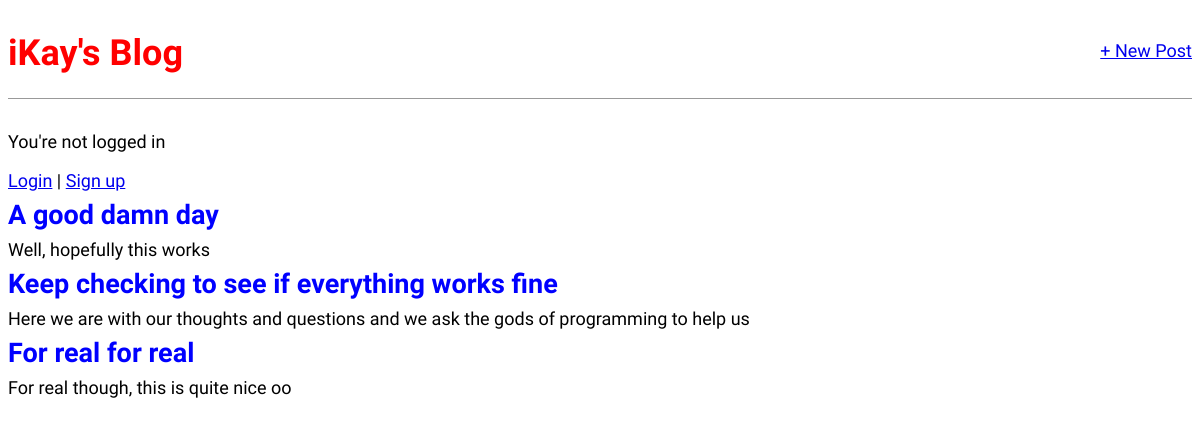
Before: / with the older database file.
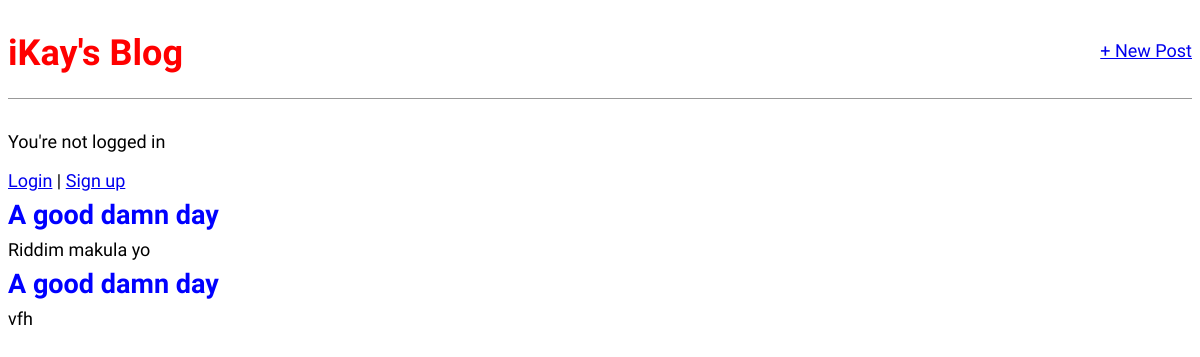
After: the same page with the newer database file.
### blog/models.py (models this page shows, shortened)
class Post(models.Model):
    title = models.CharField(max_length=100)
    author = models.ForeignKey(settings.AUTH_USER_MODEL, on_delete=models.CASCADE, )
    body = models.TextField()

### blog/views.py (the view)
# urls.py: path("", HomePageView.as_view(), name='home')
class HomePageView(ListView):
    model= Post
    template_name = 'home.html'

### templates/home.html
{% extends 'base.html' %}
{% block content %}
    {% for post in object_list %}
        <div class= "post-entry">
        <h2>
            <a href="{% url 'post_detail' post.pk %}">{{ post.title }}</a>
        </h2>
        <p>
            {{ post.body }}
        </p>
    {% endfor %}
{% endblock content %}

Changed rows visible on the page:
removed Post: title "Keep checking to see if everything works fine", body "Here we are with our thoughts and questions and we ask the gods of programming to help us"
removed Post: title "For real for real", body "For real though, this is quite nice oo"
changed Post: body "Well, hopefully this works" → "Riddim makula yo"
added Post: title "A good damn day", body "vfh"
